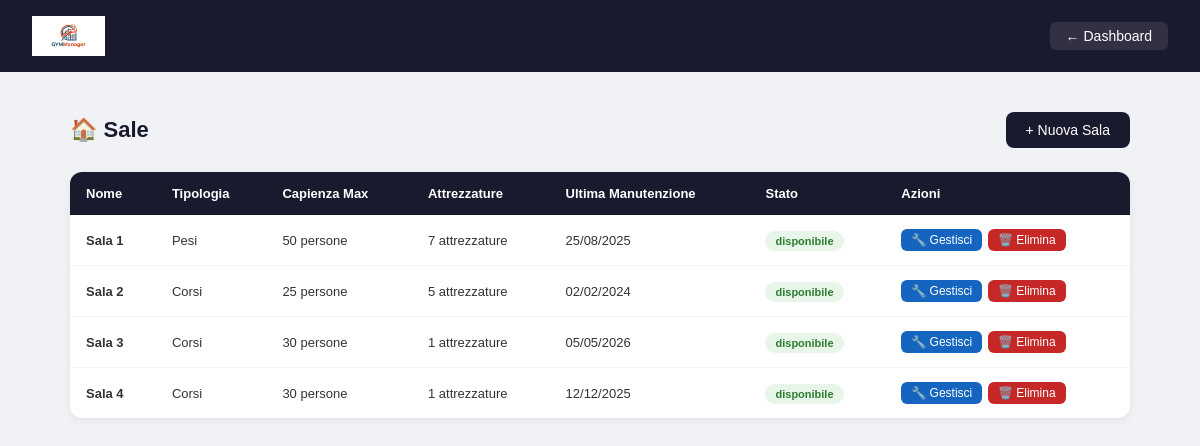
Screenshot of /palestra/pages/sale.php (signed in) with the database file from the repository.
### tables this page shows
CREATE TABLE `sala` (
  `id_sala` int(11) NOT NULL,
  `nome` varchar(100) NOT NULL,
  `tipologia` varchar(50) DEFAULT NULL,
  `capienza_max` int(11) NOT NULL,
  `stato` enum('disponibile','in_manutenzione','chiusa') NOT NULL DEFAULT 'disponibile',
  `data_ultima_manutenzione` date DEFAULT NULL
);

### palestra/pages/sale.php (the view, shortened to what this page needs)
<?php
require_once "../config/db.php";
$sale = $pdo->query("
    SELECT S.id_sala, S.nome, S.tipologia, S.capienza_max,
           S.stato, S.data_ultima_manutenzione,
           COUNT(C.id_attrezzatura) AS num_attrezzature
    FROM SALA S
    LEFT JOIN CONTIENE C ON S.id_sala = C.id_sala
    GROUP BY S.id_sala
    ORDER BY S.nome
")->fetchAll();
?>
<!DOCTYPE html>
<html lang="it">
<head>
</head>
<body>
<div class="navbar">
    <img src="../assets/logo.jpg" style="height:40px;">
    <div style="display:flex; gap:12px;">
        <a href="dashboard.php">← Dashboard</a>
    </div>
</div>
<div class="contenuto">
    <div class="intestazione">
        <h2>🏠 Sale</h2>
        <a class="btn" href="nuova_sala.php">+ Nuova Sala</a>
    </div>
    <table>
        <thead>
            <tr>
                <th>Nome</th>
                <th>Tipologia</th>
                <th>Capienza Max</th>
                <th>Attrezzature</th>
                <th>Ultima Manutenzione</th>
                <th>Stato</th>
                <th>Azioni</th>
            </tr>
        </thead>
        <tbody>
            <?php if(empty($sale)): ?>
            <tr>
                <td colspan="7" class="nessun-record">Nessuna sala ancora!</td>
            </tr>
            <?php else: ?>
            <?php foreach($sale as $s): ?>
            <tr>
                <td><strong><?= htmlspecialchars($s['nome']) ?></strong></td>
                <td><?= htmlspecialchars($s['tipologia']) ?></td>
                <td><?= $s['capienza_max'] ?> persone</td>
                <td><?= $s['num_attrezzature'] ?> attrezzature</td>
                <td><?= $s['data_ultima_manutenzione'] ? date('d/m/Y', strtotime($s['data_ultima_manutenzione'])) : '—' ?></td>
                <td>
                    <span class="badge <?= $s['stato'] ?>">
                        <?= $s['stato'] ?>
                    </span>
                </td>
                <td>
                    <a class="btn-azione btn-gestisci" href="gestisci_sala.php?id=<?= $s['id_sala'] ?>">🔧 Gestisci</a>
                    <a class="btn-azione btn-elimina" href="elimina_sala.php?id=<?= $s['id_sala'] ?>" onclick="return confirm('Sei sicuro di voler eliminare questa sala?')">🗑️ Elimina</a>
                </td>
            </tr>
            <?php endforeach; ?>
            <?php endif; ?>
        </tbody>
    </table>
</div>
</body>
</html>

### palestra/pages/sale.php (style rules this page uses)
* { margin: 0; padding: 0; box-sizing: border-box; }
body { font-family: Arial, sans-serif; background: #f0f2f5; }
.navbar { background: #1a1a2e; color: white; padding: 16px 32px; display: flex; justify-content: space-between; align-items: center; }
.navbar a { color: white; text-decoration: none; font-size: 14px; background: rgba(255,255,255,0.1); padding: 6px 16px; border-radius: 6px; }
.contenuto { max-width: 1100px; margin: 40px auto; padding: 0 20px; }
.intestazione { display: flex; justify-content: space-between; align-items: center; margin-bottom: 24px; }
.intestazione h2 { font-size: 22px; color: #1a1a2e; }
.btn { background: #1a1a2e; color: white; padding: 10px 20px; border-radius: 8px; text-decoration: none; font-size: 14px; }
table { width: 100%; background: white; border-radius: 12px; box-shadow: 0 2px 8px rgba(0,0,0,0.07); border-collapse: collapse; overflow: hidden; }
th { background: #1a1a2e; color: white; padding: 14px 16px; text-align: left; font-size: 13px; }
td { padding: 12px 16px; font-size: 13px; border-bottom: 1px solid #f0f2f5; color: #333; vertical-align: middle; }
tr:last-child td { border-bottom: none; }
.badge { padding: 4px 10px; border-radius: 20px; font-size: 11px; font-weight: bold; }
.badge.disponibile { background: #e8f5e9; color: #2e7d32; }
.btn-azione { color: white; padding: 4px 10px; border-radius: 6px; text-decoration: none; font-size: 12px; display: inline-block; margin: 2px 2px 2px 0; }
.btn-gestisci { background: #1565c0; }
.btn-elimina { background: #c62828; }

### rows the page displays
sala: nome "Sala 1", tipologia "Pesi", capienza_max "50", num_attrezzature "7", data_ultima_manutenzione "25/08/2025", stato "disponibile"
sala: nome "Sala 2", tipologia "Corsi", capienza_max "25", num_attrezzature "5", data_ultima_manutenzione "02/02/2024", stato "disponibile"
sala: nome "Sala 3", tipologia "Corsi", capienza_max "30", num_attrezzature "1", data_ultima_manutenzione "05/05/2026", stato "disponibile"
sala: nome "Sala 4", tipologia "Corsi", capienza_max "30", num_attrezzature "1", data_ultima_manutenzione "12/12/2025", stato "disponibile"
